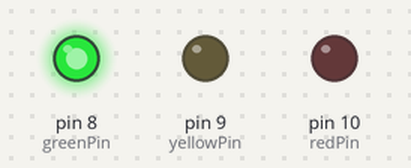
The sketch below on a simulated Arduino Uno, built with avr-gcc and run on an emulated ATmega328P. Shown: output pins drawn as LEDs (lit = HIGH).

Above: at 2.5 s.
At 6.0 s:
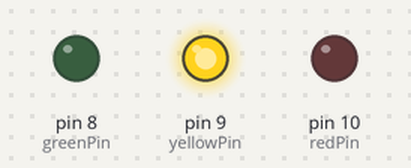
At 9.5 s:
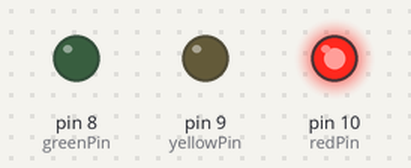
Timing chart, 0 to 15.6 s (numbered marks = the images above):
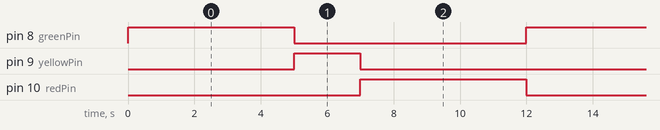

Measured:
- by itself, pin 8 (greenPin), pin 10 (redPin): alternates HIGH for 5.0 s and LOW for 7.0 s
- by itself, pin 9 (yellowPin): alternates HIGH for 2.0 s and LOW for 10.0 s
- by itself, everything shown: repeats every 12.0 s, in 3 steps

The sketch:

TRAFFIC_LIGHT.ino
```cpp
/*
Code Name:TRAFFIC_LIGHT
Author: RoboSiddhi

⚠ Warning

This project and its code are shared for learning and personal use only.
Commercial use, redistribution, or selling (in any form) of this code or
project is not allowed without proper permission.

                                                                                 .
              !^           .   ..   ..
              ??^~~~^.      ....:....
             :P5J?7?JY5.   ...^:::^..
            .BG5JY75&JYG   ...^:::^..
            .BBBP57?YYYG.   ....::::
             :YBBGYJ??Y?   .  .^ YGGY.
              :!BBBBY!:       .G??5BP^
            ~GP5P5??77!7:    .^J55Y!
           ^#57!7#5777!?57~:~77JG~
           ?#G5PB#57777!B5GG5YPJ.
          .BGYY&&BPY???J!!Y5Y7:
          :7!~!7777!!!!^

Description: This project utilizes an Arduino microcontroller to simulate a standard traffic signal system. The circuit consists of three LEDs
(Red, Yellow, and Green) connected to the Arduino's digital output pins via current-limiting resistors. The system operates on a programmed loop
that mimics real-world traffic logic
Great for
learning robotics, DIY projects, and basic STEM applications.
*/
// Define the pins for the LEDs
const int redPin = 10;
const int yellowPin = 9;
const int greenPin = 8;

void setup() {
  // Configure the LED pins as Outputs
  pinMode(redPin, OUTPUT);
  pinMode(yellowPin, OUTPUT);
  pinMode(greenPin, OUTPUT);
}

void loop() {
  // 1. Green Light ON (Go)
  digitalWrite(greenPin, HIGH);  // Turn Green ON
  digitalWrite(redPin, LOW);     // Ensure Red is OFF
  digitalWrite(yellowPin, LOW);  // Ensure Yellow is OFF
  delay(5000);                   // Wait for 5 seconds

  // 2. Yellow Light ON (Slow Down)
  digitalWrite(greenPin, LOW);   // Turn Green OFF
  digitalWrite(yellowPin, HIGH); // Turn Yellow ON
  delay(2000);                   // Wait for 2 seconds

  // 3. Red Light ON (Stop)
  digitalWrite(yellowPin, LOW);  // Turn Yellow OFF
  digitalWrite(redPin, HIGH);    // Turn Red ON
  delay(5000);                   // Wait for 5 seconds
}
```
